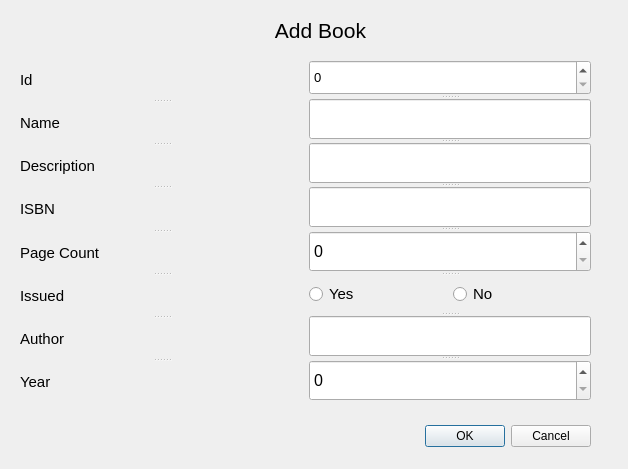
<?xml version="1.0" encoding="UTF-8"?>
<ui version="4.0">
 <class>Dialog</class>
 <widget class="QDialog" name="Dialog">
  <property name="geometry">
   <rect>
    <x>0</x>
    <y>0</y>
    <width>628</width>
    <height>469</height>
   </rect>
  </property>
  <property name="windowTitle">
   <string>Dialog</string>
  </property>
  <widget class="QLabel" name="add_book_label">
   <property name="geometry">
    <rect>
     <x>260</x>
     <y>20</y>
     <width>121</width>
     <height>21</height>
    </rect>
   </property>
   <property name="font">
    <font>
     <pointsize>16</pointsize>
    </font>
   </property>
   <property name="text">
    <string>Add Book</string>
   </property>
   <property name="alignment">
    <set>Qt::AlignCenter</set>
   </property>
  </widget>
  <widget class="QDialogButtonBox" name="buttonBox">
   <property name="geometry">
    <rect>
     <x>250</x>
     <y>420</y>
     <width>341</width>
     <height>32</height>
    </rect>
   </property>
   <property name="orientation">
    <enum>Qt::Horizontal</enum>
   </property>
   <property name="standardButtons">
    <set>QDialogButtonBox::Cancel|QDialogButtonBox::Ok</set>
   </property>
  </widget>
  <widget class="QWidget" name="layoutWidget">
   <property name="geometry">
    <rect>
     <x>20</x>
     <y>60</y>
     <width>571</width>
     <height>341</height>
    </rect>
   </property>
   <layout class="QHBoxLayout" name="horizontalLayout_3">
    <item>
     <widget class="QSplitter" name="splitter_3">
      <property name="orientation">
       <enum>Qt::Vertical</enum>
      </property>
      <widget class="QLabel" name="id_label_2">
       <property name="font">
        <font>
         <pointsize>11</pointsize>
        </font>
       </property>
       <property name="text">
        <string>Id</string>
       </property>
      </widget>
      <widget class="QLabel" name="name_label_2">
       <property name="font">
        <font>
         <pointsize>11</pointsize>
        </font>
       </property>
       <property name="text">
        <string>Name</string>
       </property>
      </widget>
      <widget class="QLabel" name="description_label_2">
       <property name="font">
        <font>
         <pointsize>11</pointsize>
        </font>
       </property>
       <property name="text">
        <string>Description</string>
       </property>
      </widget>
      <widget class="QLabel" name="isbn_label_2">
       <property name="font">
        <font>
         <pointsize>11</pointsize>
        </font>
       </property>
       <property name="text">
        <string>ISBN</string>
       </property>
      </widget>
      <widget class="QLabel" name="page_count_label_2">
       <property name="font">
        <font>
         <pointsize>11</pointsize>
        </font>
       </property>
       <property name="text">
        <string>Page Count</string>
       </property>
      </widget>
      <widget class="QLabel" name="issued_label_2">
       <property name="font">
        <font>
         <pointsize>11</pointsize>
        </font>
       </property>
       <property name="text">
        <string>Issued</string>
       </property>
      </widget>
      <widget class="QLabel" name="author_label_2">
       <property name="font">
        <font>
         <pointsize>11</pointsize>
        </font>
       </property>
       <property name="text">
        <string>Author</string>
       </property>
      </widget>
      <widget class="QLabel" name="year_label_2">
       <property name="font">
        <font>
         <pointsize>11</pointsize>
        </font>
       </property>
       <property name="text">
        <string>Year</string>
       </property>
      </widget>
     </widget>
    </item>
    <item>
     <widget class="QSplitter" name="splitter_4">
      <property name="orientation">
       <enum>Qt::Vertical</enum>
      </property>
      <widget class="QSpinBox" name="id_spinBox_2">
       <property name="enabled">
        <bool>true</bool>
       </property>
       <property name="font">
        <font>
         <pointsize>10</pointsize>
        </font>
       </property>
       <property name="maximum">
        <number>999999</number>
       </property>
      </widget>
      <widget class="QLineEdit" name="name_input_2">
       <property name="font">
        <font>
         <pointsize>12</pointsize>
        </font>
       </property>
       <property name="text">
        <string/>
       </property>
      </widget>
      <widget class="QLineEdit" name="description_input_2">
       <property name="font">
        <font>
         <pointsize>12</pointsize>
        </font>
       </property>
      </widget>
      <widget class="QLineEdit" name="isbn_input_2">
       <property name="font">
        <font>
         <pointsize>12</pointsize>
        </font>
       </property>
      </widget>
      <widget class="QSpinBox" name="page_count_spinBox_2">
       <property name="font">
        <font>
         <pointsize>12</pointsize>
        </font>
       </property>
       <property name="maximum">
        <number>9999</number>
       </property>
      </widget>
      <widget class="QWidget" name="layoutWidget_3">
       <layout class="QHBoxLayout" name="horizontalLayout_4">
        <item>
         <widget class="QRadioButton" name="yes_radioButton_2">
          <property name="font">
           <font>
            <pointsize>11</pointsize>
           </font>
          </property>
          <property name="text">
           <string>Yes</string>
          </property>
         </widget>
        </item>
        <item>
         <widget class="QRadioButton" name="no_radioButton_2">
          <property name="font">
           <font>
            <pointsize>11</pointsize>
           </font>
          </property>
          <property name="text">
           <string>No</string>
          </property>
         </widget>
        </item>
       </layout>
      </widget>
      <widget class="QLineEdit" name="author_input_2">
       <property name="font">
        <font>
         <pointsize>12</pointsize>
        </font>
       </property>
      </widget>
      <widget class="QSpinBox" name="year_spinBox_2">
       <property name="font">
        <font>
         <pointsize>12</pointsize>
        </font>
       </property>
       <property name="maximum">
        <number>9999</number>
       </property>
      </widget>
     </widget>
    </item>
   </layout>
  </widget>
 </widget>
 <resources/>
 <connections/>
</ui>
